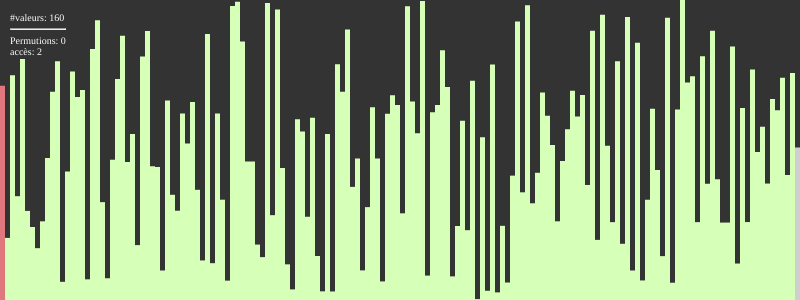
Frame 1 (no input)
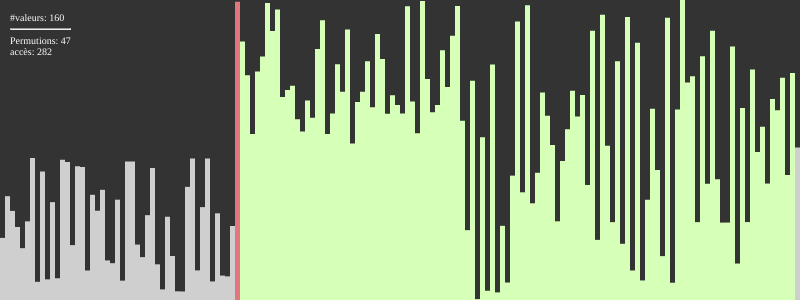
Frame 60 (no input)
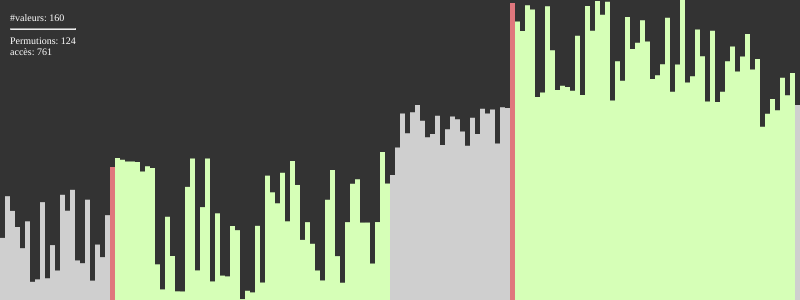
Frame 120 (the mouse pressed at the canvas centre since frame 60)

The p5.js sketch that drew these frames (run headless with seeded random() and noise() and a simulated clock; from frame 60 on, the mouse is pressed at the canvas centre):

// p5.js sketch
// ── sketch.js
let rand = [];
let sorted = [];
let i = 0, j=0;
let scale = 5;
let states = [];
let permutations = 0; let read=0;
let divText;

function setup() {
	createCanvas(800,300);
	divText = createP('text');
	divText.style('font-size','10px');
	divText.style('color','white');
	divText.position(10,2);
	for (let i = 0; i< width/scale;i++) {
		// rand[i] = noise(i/100)*height;
		rand[i] = random(height);
		states[i] = 0;
	}
//sort ...
// by processing
//	rand = sort(rand);

// bubble
	// for( let i=0; i< rand.length;i++) {
	// 	for(let j = 0; j< rand.length-i-1; j++) {
	// 		let a = rand[j];
	// 		let b = rand[j+1];
	// 		if (a>b) swap(rand,j,j+1);
	// 	}
	// }
	quickSort(rand,0,rand.length-1);

}

async function swap (arr,i,j) {
	await sleep(10);
	let temp = arr[i];
	arr[i] = arr[j];
	arr[j] = temp;
	read += 4;
	permutations++;
}

async function quickSort(arr,s,e) {
	if (s>=e) {
		console.log('end');
		return;
	}

	let index= await partition(arr,s,e);
	states[index] = 0;
	await Promise.all([quickSort(arr,s,index-1), quickSort(arr,index+1,e)]);
	// await quickSort(arr,s,index-1);
	// await quickSort(arr,index+1,e);
}

async function partition(arr,start,end) {
	let pivotI = start;
	let pivotV = arr[end]; read++;
	for (let i =start; i<end;i++) {
		states[i] = 2;
	}
	states[pivotI]=1;
	for( let i = start; i<end;i++) {
		if(arr[i]< pivotV) {
			await swap(arr,i,pivotI);
			states[pivotI] = 0;
			pivotI++;
			states[pivotI] = 1;
		}
		read++;
	}
	states[pivotI]=1;
	await swap(arr,pivotI,end);
	for (let i =start; i<end;i++) {
		if (i != pivotI)  states[i] = 0;
	}
	return pivotI;
}

function draw() {
	background(51);
	fill(255); noStroke();
	divText.html('#valeurs: '+width/scale+'<hr>'+'Permutions: '+permutations+'<br>'+'accès: '+read);

	// for(let j = 0; j< rand.length-i-1; j++) {
	// 	let a = rand[j];
	// 	let b = rand[j+1];
	// 	if (a>b) swap(rand,j,j+1);
	// }
	// i++;
	// if (i>rand.length) {
	// 	noLoop();
	// 	fill(0,0,255);
	// 	stroke(0,0,255);		
	// }

	for(let i = 0; i< rand.length;i++) {
		switch (states[i]) {
		 case 1: fill('#E0777D');break;
		 case 2: fill('#D6FFB7'); break;
		 case 0: fill(207);break;
		}
		rect(i*scale,height-rand[i],scale,rand[i]);
	}

}


function sleep(ms) {
	return new Promise(resolve=>setTimeout(resolve,ms));
}
